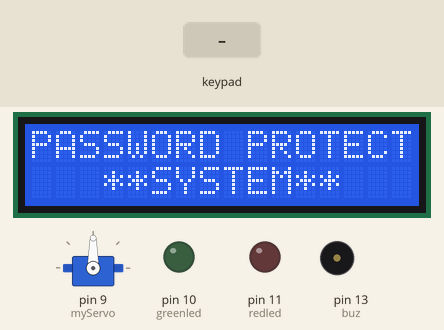
This sketch was run on a simulated Arduino Uno, built with avr-gcc and run on an emulated ATmega328P. On the bench: servo, 16×2 character LCD, output pins drawn as LEDs (lit = HIGH), buzzer (waves = sounding, pin HIGH). Inputs (shaded band) come from the test bench.

Above: at 3.1 s.
At 12.4 s:
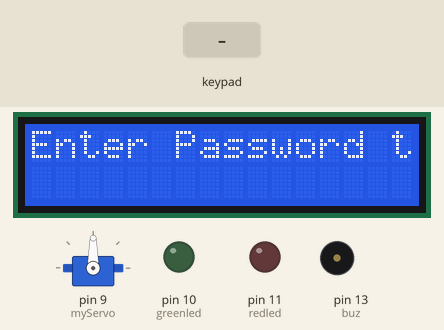
12.5 s: keypad keys 2 3 4 5 * pressed 0.4 s apart
At 14.7 s:
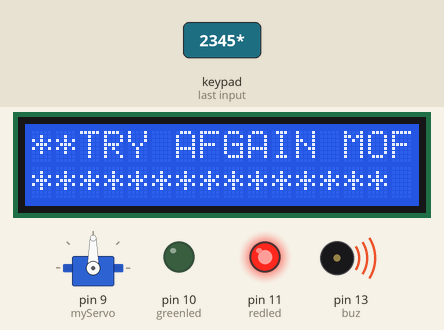
16.0 s: keypad keys 6 9 4 2 * pressed 0.4 s apart
At 21.0 s:
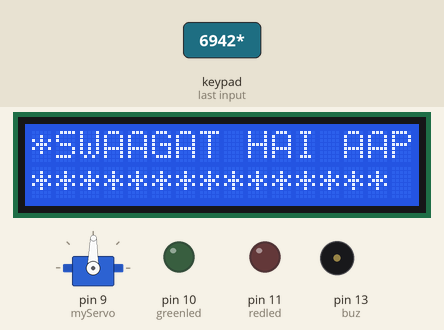
Timing chart, 0 to 44.9 s (numbered marks = the images above; inputs shaded):
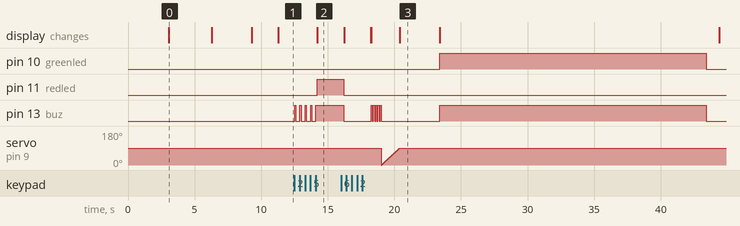

The sketch:

sketch_feb28a.ino
```cpp
#include <Servo.h>
#include <Password.h>
#include <Keypad.h>
#include <LiquidCrystal.h>
int RS=A5, E=A4, D4=A3, D5=A2, D6=A1, D7=A0;
LiquidCrystal lcd(RS, E, D4, D5, D6, D7); // initialize the library with the numbers of the interface pins
Password password = Password( "6942" );
Servo myServo;
int buz=13;
int greenled=10;
int redled=11;
int pos = 0;

const byte ROWS = 4; // Four rows
const byte COLS = 3; //  columns
// Define the Keymap
char keys[ROWS][COLS] = {
  {'1','2','3'},
  {'4','5','6'},
  {'7','8','9'},
  {'*','0','#'}
};

byte rowPins[ROWS] = { 2,3,4,5 };// Connect keypad ROW0, ROW1, ROW2 and ROW3 to these Arduino pins.
byte colPins[COLS] = { 6,7,8 };// Connect keypad COL0, COL1 and COL2 to these Arduino pins.


// Create the Keypad
Keypad keypad = Keypad( makeKeymap(keys), rowPins, colPins, ROWS, COLS );

void setup()
{
  myServo.attach(9);
  lcd.begin(16, 2); // set up the LCD's number of columns and rows:
  pinMode(buz,OUTPUT);
  pinMode(greenled,OUTPUT);
  pinMode(redled,OUTPUT);
  digitalWrite(buz, LOW);
  lcd.setCursor(0, 0);
  lcd.print("DOOR-LOCK-SYSTEM");
  lcd.setCursor(3, 1);
  lcd.print("**ENTER PASSWORD**");
  delay(3000);
  lcd.clear();
  lcd.setCursor(0, 0);
  lcd.print("PASSWORD PROTECT");
  lcd.setCursor(3, 1);
  lcd.print("**SYSTEM**");
  delay(3000);
  lock();
  keypad.addEventListener(keypadEvent); //add an event listener for this keypad
}

void loop()
{
  keypad.getKey();

}

//take care of some special events
void keypadEvent(KeypadEvent eKey)
{

  switch (keypad.getState())
  {
    case PRESSED:

    lcd.print("*");
        digitalWrite(buz, HIGH);
        delay(100);
        digitalWrite(buz, LOW);
    switch (eKey){
      case '*': checkPassword(); break;
      case '#': lock(); break;
      default: password.append(eKey);
     }
  }
}

void checkPassword(){
  if (password.evaluate())
  {
    unlock();
  }
  else{
    lcd.clear();
    lcd.noBlink();
    lcd.setCursor(0, 0);
    lcd.print("**TRY AFGAIN MOFO**");
    lcd.setCursor(0, 1);
    lcd.print("***************");
    digitalWrite(buz, HIGH);
    digitalWrite(redled, HIGH);
    delay(2000);
    digitalWrite(buz, LOW);
    digitalWrite(redled, LOW);
    lcd.clear();
    lcd.setCursor(0, 0);
    lcd.print("**TRY AFGAIN MOFO**");
    delay(2000);
    lcd.clear();
    password.reset();
    lcd.blink();
    lcd.print("Enter Passcode:");
  }
}
void lock() // Function For Lock
{
  closeDoor();
  digitalWrite(greenled, LOW);
  digitalWrite(redled, LOW);
  delay(200);
  lcd.clear();
  lcd.setCursor(0, 0);
  lcd.print("SYSTEM IS LOCKED");
  lcd.setCursor(0, 1);
  lcd.print("***************");
  delay(3000);
  lcd.clear();
  lcd.setCursor(0, 0);
  lcd.print("Enter Password to Unlock: ");
  lcd.setCursor(0, 1);
  lcd.print("*****Again*****");
  delay(2000);
  lcd.clear();
  lcd.setCursor(0, 0);
  lcd.print("Enter Password to Unlock:");
  lcd.blink();

}

void unlock() // Function For Unlock
{
    openDoor();
    lcd.clear();
    lcd.noBlink();
    lcd.setCursor(0, 0);
    lcd.print("*SWAAGAT HAI AAPKA*");
    lcd.setCursor(0, 1);
    lcd.print("***************");
     delay(3000);
    lcd.clear();
    lcd.setCursor(2, 0);
    lcd.print("**WELCOME**");
    digitalWrite(buz, HIGH);
    digitalWrite(greenled, HIGH);
    delay(20000);
    digitalWrite(greenled, LOW);
    digitalWrite(buz, LOW);
    delay(1000);
    lcd.clear();
    lcd.setCursor(0, 0);
    lcd.noBlink();
    lcd.print(" Press # key to");
    lcd.setCursor(0, 1);
    lcd.print("***Lock Again***");
    password.reset();

}

void openDoor(){
  while(pos < 90){
    myServo.write(pos);
    delay(15);
    ++pos;
  }
}

void closeDoor(){
  while(pos > 0){
    myServo.write(pos);
    delay(15);
    --pos;
  }
}
```

Measured:
- after the input at 12.5 s, pin 11 (redled): LOW → HIGH after 1.7 s; pin 13 (buz): alternates HIGH for 0.10 s and LOW for 0.30 s, 9 changes in all, then stays HIGH, starting at once; the display: changes after 1.7 s (image 2)
- after the input at 16.0 s, pin 10 (greenled): LOW → HIGH after 7.4 s, → LOW 20.0 s later; the display: first differs from a run without the input after 2.2 s (image 3 shows a later state)
- what the display in image 0 shows lasts 3.2 s, from 3.1 s to 6.3 s
